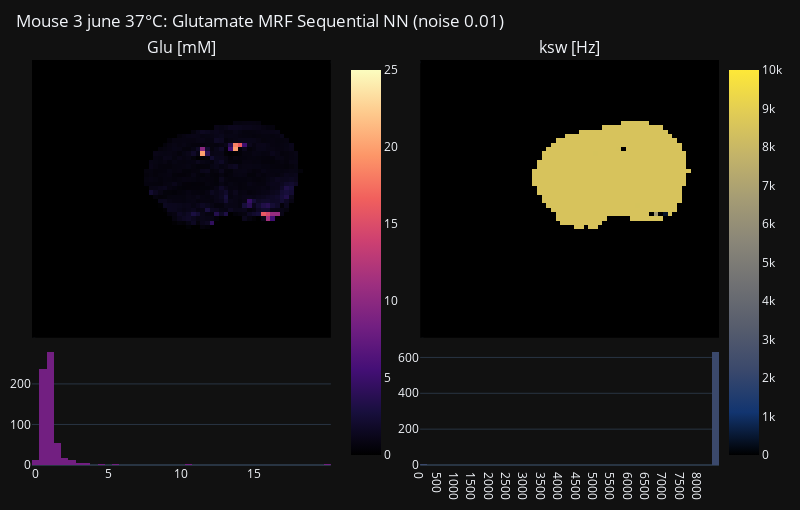

Notebook source saved alongside this figure:
### Code cell
# Create subplots with 1 row and 3 columns, increased horizontal spacing
fig = make_subplots(rows=2, cols=2, horizontal_spacing=0.13 , vertical_spacing=0.02, subplot_titles=['Glu [mM]', 'ksw [Hz]'], row_heights=[0.7, 0.3])

fig.add_trace(heatmap_fs, row=1, col=1)
fig.add_trace(heatmap_ksw, row=1, col=2)

masked_fs = quant_maps_glu['fs'][mask == 1] * (110000/3)
masked_ksw = quant_maps_glu['ksw'][mask == 1]
# Add the histogram trace
fig.add_trace(go.Histogram(x=masked_fs, nbinsx=50, marker=dict(color=custom_magma[3])), row=2, col=1)
fig.add_trace(go.Histogram(x=masked_ksw, nbinsx=50, marker=dict(color=custom_cividis[2])), row=2, col=2)

fig.update_layout(
    template='plotly_dark',  # Set the theme to plotly dark
    title_text=f"Mouse {subject_i+1} {date} {temp}°C: Glutamate MRF Sequential NN (noise 0.{glu_noise})",
    showlegend=False,  # Hide legend
    height=510,  # 345
    width=800,  # Set a width based on your preference
    margin=dict(l=10, r=40, t=60, b=20),  # Adjust top and bottom margins
    title=dict(x=0.02, y=0.97)  # Adjust the title position
)

# Add individual titles and separate colorbars
for i, title in enumerate(['Glu [mM]', 'ksw [Hz]'], start=1):
    fig.update_xaxes(row=1, col=i, showgrid=False, showticklabels=False)
    fig.update_yaxes(showgrid=False, row=1, col=i, showticklabels=False, autorange='reversed')  # Reverse the y-axis

fig.update_layout(
    coloraxis5=colorbar_fs,
    coloraxis6=colorbar_ksw,
    coloraxis5_colorbar=dict(x=0.45, y=0.5),
    coloraxis6_colorbar=dict(x=1, y=0.5),
)

# Customize x-axis ticks for the histogram in row 2, column 2
min_val = np.floor(np.min(masked_fs))
max_val = np.ceil(np.max(masked_fs))
tickvals = np.arange(min_val, max_val, 5).astype('int')
ticktext = [str(val) for val in tickvals]
fig.update_xaxes(row=2, col=1, tickvals=tickvals, ticktext=ticktext)

# Customize x-axis ticks for the histogram in row 2, column 2
min_val = np.floor(min_val / 100) * 100
max_val = np.ceil(np.max(masked_ksw))
tickvals = np.arange(min_val, max_val, 500).astype('int')
ticktext = [str(val) for val in tickvals]
fig.update_xaxes(row=2, col=2, tickvals=tickvals, ticktext=ticktext)

# Show the plot
fig.show()

pio.write_image(fig, f'{subject_nn_image_path}/glu_sequential_kf.jpeg')

### Figure 1 — Plotly figure (JSON) as saved in the notebook; plotly's stock layout.template omitted (floating-point values rounded to 4 significant figures; data arrays with more than 128 entries replaced by an {"elided": "..."} marker saying what was removed)
{"data": [{"coloraxis": "coloraxis5", "colorscale": [[0.0, "#000000"], [0.1111, "#180f3d"], [0.2222, "#440f76"], [0.3333, "#721f81"], [0.4444, "#9e2f7f"], [0.5556, "#cd4071"], [0.6667, "#f1605d"], [0.7778, "#fd9668"], [0.8889, "#feca8d"], [1.0, "#fcfdbf"]], "z": {"elided": "64x64 float values"}, "type": "heatmap", "xaxis": "x", "yaxis": "y"}, {"coloraxis": "coloraxis6", "colorscale": [[0.0, "#000000"], [0.1111, "#123570"], [0.2222, "#3b496c"], [0.3333, "#575d6d"], [0.4444, "#707173"], [0.5556, "#8a8678"], [0.6667, "#a59c74"], [0.7778, "#c3b369"], [0.8889, "#e1cc55"], [1.0, "#fee838"]], "z": {"elided": "64x64 float values"}, "type": "heatmap", "xaxis": "x2", "yaxis": "y2"}, {"marker": {"color": "#721f81"}, "nbinsx": 50, "x": {"elided": "636 float values"}, "type": "histogram", "xaxis": "x3", "yaxis": "y3"}, {"marker": {"color": "#3b496c"}, "nbinsx": 50, "x": {"elided": "636 float values"}, "type": "histogram", "xaxis": "x4", "yaxis": "y4"}], "layout": {"xaxis": {"anchor": "y", "domain": [0.0, 0.435], "showgrid": false, "showticklabels": false}, "yaxis": {"anchor": "x", "domain": [0.314, 1.0], "showgrid": false, "showticklabels": false, "autorange": "reversed"}, "xaxis2": {"anchor": "y2", "domain": [0.565, 1.0], "showgrid": false, "showticklabels": false}, "yaxis2": {"anchor": "x2", "domain": [0.314, 1.0], "showgrid": false, "showticklabels": false, "autorange": "reversed"}, "xaxis3": {"anchor": "y3", "domain": [0.0, 0.435], "tickvals": [0, 5, 10, 15], "ticktext": ["0", "5", "10", "15"]}, "yaxis3": {"anchor": "x3", "domain": [0.0, 0.294]}, "xaxis4": {"anchor": "y4", "domain": [0.565, 1.0], "tickvals": [0, 500, 1000, 1500, 2000, 2500, 3000, 3500, 4000, 4500, 5000, 5500, 6000, 6500, 7000, 7500, 8000], "ticktext": ["0", "500", "1000", "1500", "2000", "2500", "3000", "3500", "4000", "4500", "5000", "5500", "6000", "6500", "7000", "7500", "8000"]}, "yaxis4": {"anchor": "x4", "domain": [0.0, 0.294]}, "annotations": [{"font": {"size": 16}, "showarrow": false, "text": "Glu [mM]", "x": 0.2175, "xanchor": "center", "xref": "paper", "y": 1.0, "yanchor": "bottom", "yref": "paper"}, {"font": {"size": 16}, "showarrow": false, "text": "ksw [Hz]", "x": 0.7825, "xanchor": "center", "xref": "paper", "y": 1.0, "yanchor": "bottom", "yref": "paper"}], "title": {"text": "Mouse 3 june 37°C: Glutamate MRF Sequential NN (noise 0.01)", "x": 0.02, "y": 0.97}, "margin": {"l": 10, "r": 40, "t": 60, "b": 20}, "showlegend": false, "height": 510, "width": 800, "coloraxis5": {"colorscale": [[0.0, "#000000"], [0.1111, "#180f3d"], [0.2222, "#440f76"], [0.3333, "#721f81"], [0.4444, "#9e2f7f"], [0.5556, "#cd4071"], [0.6667, "#f1605d"], [0.7778, "#fd9668"], [0.8889, "#feca8d"], [1.0, "#fcfdbf"]], "cmin": 0, "cmax": 25, "colorbar": {"x": 0.45, "y": 0.5}}, "coloraxis6": {"colorscale": [[0.0, "#000000"], [0.1111, "#123570"], [0.2222, "#3b496c"], [0.3333, "#575d6d"], [0.4444, "#707173"], [0.5556, "#8a8678"], [0.6667, "#a59c74"], [0.7778, "#c3b369"], [0.8889, "#e1cc55"], [1.0, "#fee838"]], "cmin": 0, "cmax": 10000, "colorbar": {"x": 1, "y": 0.5}}}}
